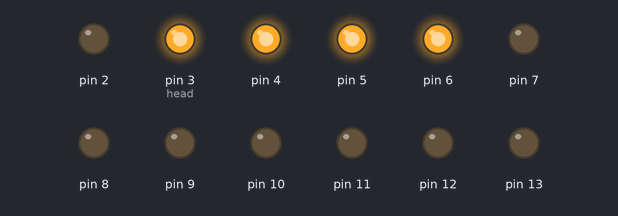
This sketch was run on a simulated Arduino Uno, built with avr-gcc and run on an emulated ATmega328P. Shown: output pins drawn as LEDs (lit = HIGH).

Above: at 0.06 s.
At 0.43 s:
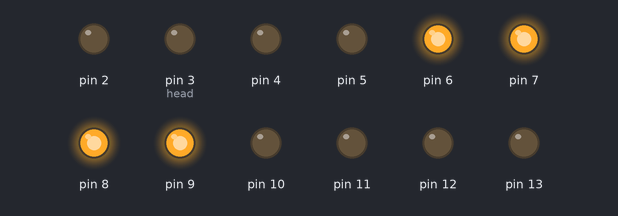
At 0.81 s:
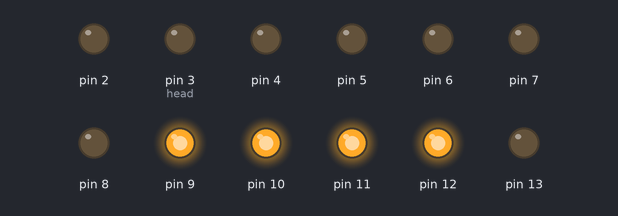
At 1.68 s:
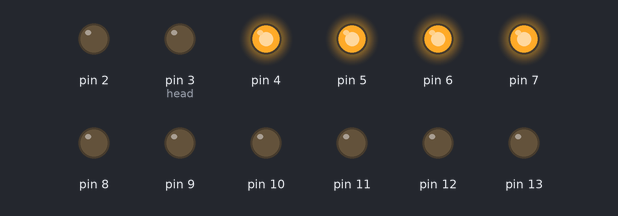
At 2.43 s:
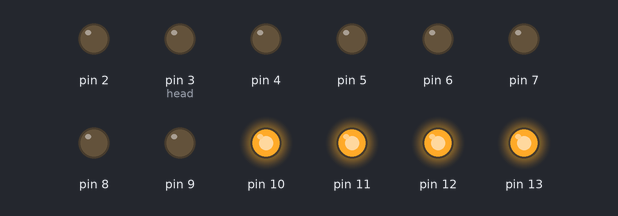
At 3.31 s:
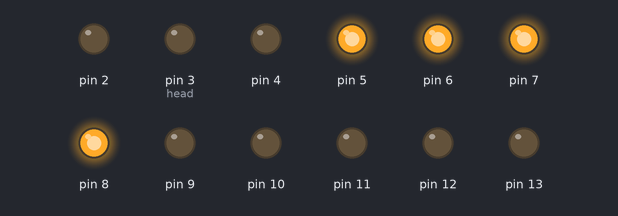
Timing chart, 0 to 3.6 s (numbered marks = the images above):
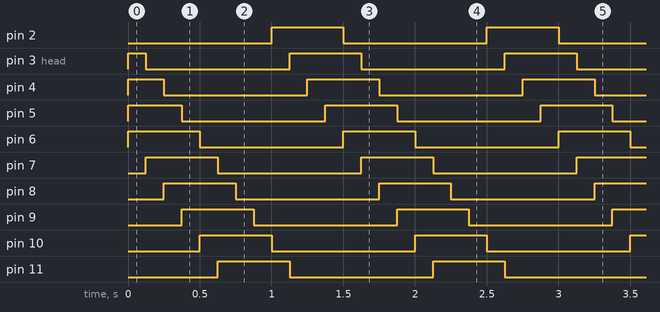

Measured:
- by itself, pin 2, pin 3 (head), pin 4–13: alternates HIGH for 0.50 s and LOW for 1.0 s
- by itself, everything shown: repeats every 1.5 s, in 12 steps

The sketch:

multiple_LEDs_running.ino
```cpp
int head = 3;
int tail = 0;

void setup() {
  pinMode(2, OUTPUT);
  pinMode(3, OUTPUT);
  pinMode(4, OUTPUT);
  pinMode(5, OUTPUT);
  pinMode(6, OUTPUT);
  pinMode(7, OUTPUT);
  pinMode(8, OUTPUT);
  pinMode(9, OUTPUT);
  pinMode(10, OUTPUT);
  pinMode(11, OUTPUT);
  pinMode(12, OUTPUT);
  pinMode(13, OUTPUT);
  for (int i = tail; i <= head; i++) {
    digitalWrite(i + 2, HIGH);
  }
}

void loop() {
  head = (head + 1) % 12;
  digitalWrite(head + 2, HIGH);
  digitalWrite(tail + 2, LOW);
  tail = (tail + 1) % 12;
  delay(125);
}
```
